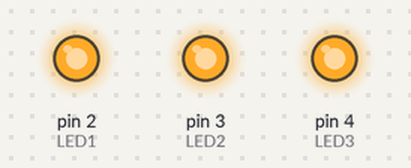
Recording of a sketch running on a simulated Arduino Uno, built with avr-gcc and run on an emulated ATmega328P. Parts: output pins drawn as LEDs (lit = HIGH).

Above: at 0.2 s.
At 1.7 s:
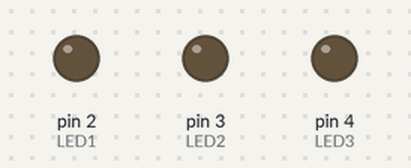
Timing chart, 0 to 3.0 s (numbered marks = the images above):
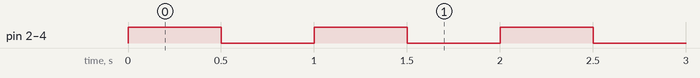

Measured:
- by itself, pin 2 (LED1), pin 3 (LED2), pin 4 (LED3): alternates HIGH for 0.50 s and LOW for 0.50 s

The sketch:

Day04_CabinLights.ino
```cpp
/* ###########################################################
   ###   30 DAYS LOST IN SPACE - INVENTR.IO                 ###
   ###   DAY 04: CABIN LIGHTS - Multiple LED control        ###
   ###   Learn multi-pin output with loops                  ###
   ###   Last Updated: 30-12-2024                           ###
   ########################################################### */

/* ###########################################################
   ###   1. Pin Definitions                                 ###
   ########################################################### */

const int LED1 = 2;
const int LED2 = 3;
const int LED3 = 4;

/* ###########################################################
   ###   2. Setup Function                                  ###
   ########################################################### */

void setup() {
  pinMode(LED1, OUTPUT);
  pinMode(LED2, OUTPUT);
  pinMode(LED3, OUTPUT);
}

/* ###########################################################
   ###   3. Main Loop                                       ###
   ########################################################### */

void loop() {
  // All LEDs on
  digitalWrite(LED1, HIGH);
  digitalWrite(LED2, HIGH);
  digitalWrite(LED3, HIGH);
  delay(500);

  // All LEDs off
  digitalWrite(LED1, LOW);
  digitalWrite(LED2, LOW);
  digitalWrite(LED3, LOW);
  delay(500);
}

/* ###########################################################
   ###           END OF DAY 04 - CABIN LIGHTS               ###
   ########################################################### */
```
